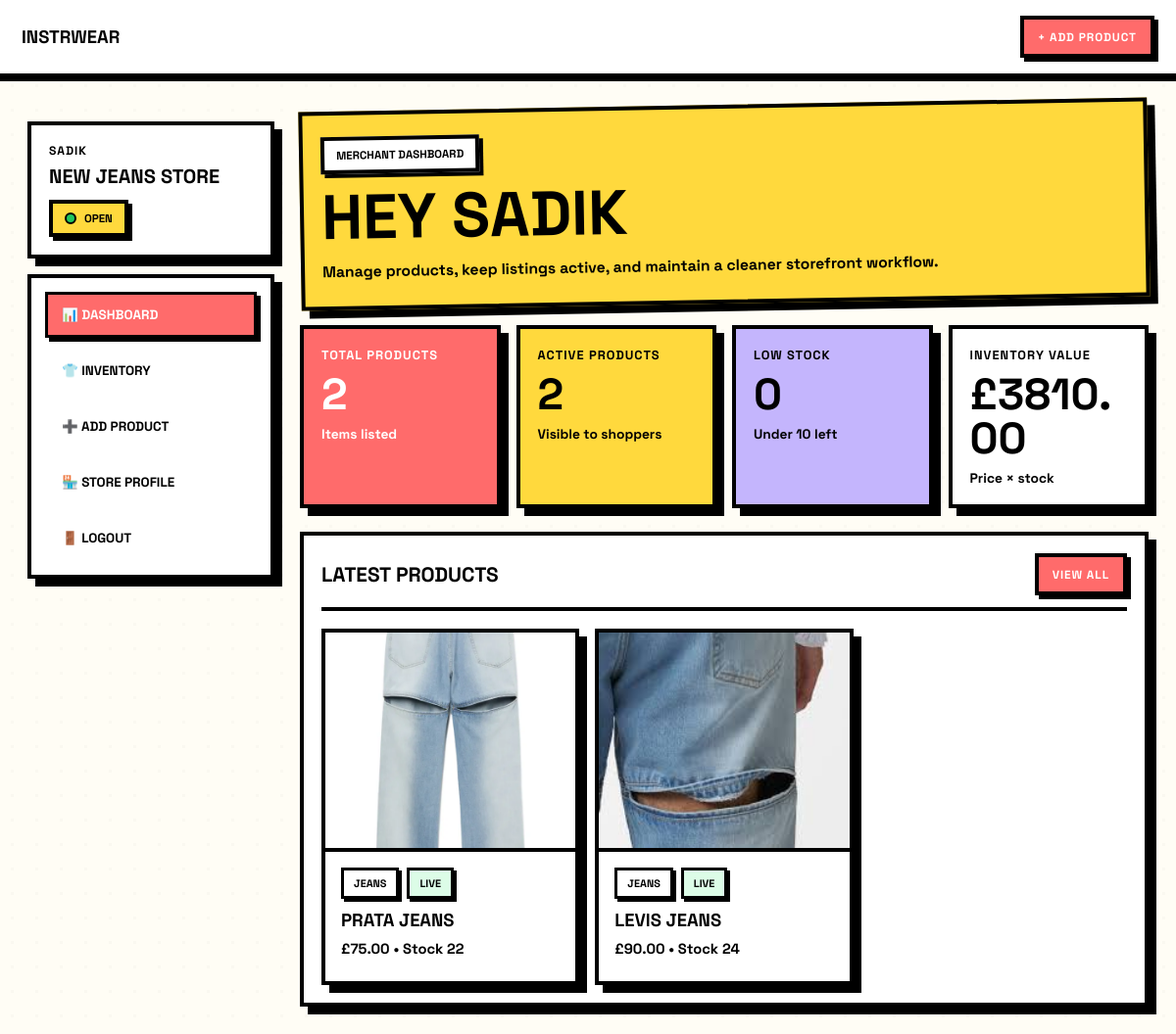
The app's page /merchant/dashboard/ (signed in) with its own data.
### accounts/models.py (models this page shows, shortened)
class CustomUser(AbstractBaseUser, PermissionsMixin):
    class Role(models.TextChoices):
        ADMIN = "admin", "Admin"
        SHOPPER = "shopper", "Shopper"
        MERCHANT = "merchant", "Merchant"
    email = models.EmailField(unique=True)
    first_name = models.CharField(max_length=120, blank=True)
    last_name = models.CharField(max_length=120, blank=True)
    role = models.CharField(
        max_length=20,
        choices=Role.choices,
        default=Role.SHOPPER
    )
    is_active = models.BooleanField(default=True)
    is_staff = models.BooleanField(default=False)
    objects = CustomUserManager()
    USERNAME_FIELD = "email"
    REQUIRED_FIELDS = []

class MerchantProfile(models.Model):
    user = models.OneToOneField(
        settings.AUTH_USER_MODEL,
        on_delete=models.CASCADE,
        related_name="merchant_profile",
    )
    business_name = models.CharField(max_length=255, blank=True)
    logo = models.ImageField(
        upload_to="merchant_logos/",
        blank=True,
        null=True
    )
    phone = models.CharField(max_length=20, blank=True)
    house = models.CharField(max_length=100, blank=True)
    street = models.CharField(max_length=255, blank=True)
    city = models.CharField(max_length=120, blank=True)
    county = models.CharField(max_length=120, blank=True)
    postcode = models.CharField(max_length=20, blank=True)
    bio = models.TextField(blank=True)

### marketplace/models.py (models this page shows, shortened)
class Product(models.Model):
    merchant = models.ForeignKey(
        settings.AUTH_USER_MODEL,
        on_delete=models.CASCADE,
        related_name="products",
    )
    category = models.ForeignKey(
        Category,
        on_delete=models.SET_NULL,
        null=True,
        blank=True,
        related_name="products",
    )
    name = models.CharField(max_length=255)
    slug = models.SlugField(max_length=280, unique=True, blank=True)
    description = models.TextField(blank=True)
    price = models.DecimalField(max_digits=10, decimal_places=2)
    stock = models.PositiveIntegerField(default=0)
    image = models.ImageField(upload_to="products/", blank=True, null=True)
    is_active = models.BooleanField(default=True)
    created_at = models.DateTimeField(auto_now_add=True)
    updated_at = models.DateTimeField(auto_now=True)

class Category(models.Model):
    name = models.CharField(max_length=100, unique=True)
    slug = models.SlugField(max_length=120, unique=True, blank=True)

### core/views.py (the view)
# urls.py: path("merchant/dashboard/", merchant_dashboard, name="merchant_dashboard"),
@login_required
def merchant_dashboard(request):
    if request.user.role != "merchant":
        messages.error(request, "Access denied.")
        return redirect("landing")
    merchant_profile, _ = MerchantProfile.objects.get_or_create(user=request.user)
    if request.method == "POST":
        form = ProductForm(request.POST, request.FILES)
        if form.is_valid():
            product = form.save(commit=False)
            product.merchant = request.user
            product.save()
            messages.success(request, f"{product.name} was added successfully.")
            return redirect("merchant_dashboard")
    else:
        form = ProductForm()
    products = Product.objects.filter(merchant=request.user).order_by("-created_at")
    total_products = products.count()
    active_products = products.filter(is_active=True).count()
    low_stock_products = products.filter(stock__lt=10).count()
    inventory_value = sum(product.price * product.stock for product in products)
    context = {
        "merchant_profile": merchant_profile,
        "form": form,
        "products": products,
        "total_products": total_products,
        "active_products": active_products,
        "low_stock_products": low_stock_products,
        "inventory_value": inventory_value,
    }
    return render(request, "merchant/dashboard.html", context)

### templates/merchant/dashboard.html (shortened to what this page needs)
{% load static %}
<!DOCTYPE html>
<html lang="en">
<head>
    <link rel="stylesheet" href="{% static 'css/merchant.css' %}">
</head>
<body class="merchant-page">
    <header class="merchant-topbar">
        <a href="{% url 'merchant_dashboard' %}" class="merchant-logo">INSTRWEAR</a>
        <a href="{% url 'merchant_add_product' %}" class="merchant-top-action">+ Add Product</a>
    </header>
    <div class="merchant-layout">
        <aside class="merchant-sidebar">
            <div class="merchant-sidebar-card">
                <div class="merchant-name">{{ request.user.first_name|default:"MERCHANT"|upper }}</div>
                <div class="merchant-store-name">{{ merchant_profile.business_name|default:"YOUR STORE"|upper }}</div>
                <div class="merchant-store-status">
                    <span class="merchant-status-dot"></span>
                    <span>Open</span>
                </div>
            </div>
            <nav class="merchant-nav">
                <a href="{% url 'merchant_dashboard' %}" class="merchant-nav-link active">📊 Dashboard</a>
                <a href="{% url 'merchant_products' %}" class="merchant-nav-link">👕 Inventory</a>
                <a href="{% url 'merchant_add_product' %}" class="merchant-nav-link">➕ Add Product</a>
                <a href="{% url 'merchant_onboarding' %}" class="merchant-nav-link">🏪 Store Profile</a>
                <a href="{% url 'logout' %}" class="merchant-nav-link">🚪 Logout</a>
            </nav>
        </aside>
        <main class="merchant-main">
            <section class="merchant-hero">
                <div class="merchant-hero-eyebrow">MERCHANT DASHBOARD</div>
                <h1 class="merchant-hero-title">HEY {{ request.user.first_name|default:"MERCHANT"|upper }}</h1>
                <p class="merchant-hero-subtitle">
                    Manage products, keep listings active, and maintain a cleaner storefront workflow.
                </p>
            </section>
            <section class="merchant-stats-grid">
                <article class="merchant-stat-card accent">
                    <div class="merchant-stat-title">Total Products</div>
                    <div class="merchant-stat-value">{{ total_products }}</div>
                    <div class="merchant-stat-note">Items listed</div>
                </article>
                <article class="merchant-stat-card secondary">
                    <div class="merchant-stat-title">Active Products</div>
                    <div class="merchant-stat-value">{{ active_products }}</div>
                    <div class="merchant-stat-note">Visible to shoppers</div>
                </article>
                <article class="merchant-stat-card muted">
                    <div class="merchant-stat-title">Low Stock</div>
                    <div class="merchant-stat-value">{{ low_stock_products }}</div>
                    <div class="merchant-stat-note">Under 10 left</div>
                </article>
                <article class="merchant-stat-card">
                    <div class="merchant-stat-title">Inventory Value</div>
                    <div class="merchant-stat-value">£{{ inventory_value }}</div>
                    <div class="merchant-stat-note">Price × stock</div>
                </article>
            </section>
            <section class="merchant-panel">
                <div class="merchant-panel-header">
                    <h2 class="merchant-panel-title">LATEST PRODUCTS</h2>
                    <a href="{% url 'merchant_products' %}" class="merchant-panel-link">View All</a>
                </div>
                {% if products %}
                    <div class="merchant-product-grid">
                        {% for product in products|slice:":6" %}
                            <article class="merchant-product-card">
                                <div class="merchant-product-image">
                                    {% if product.image %}
                                        <img src="{{ product.image.url }}" alt="{{ product.name }}">
                                    {% else %}
                                        <span>👕</span>
                                    {% endif %}
                                </div>
                                <div class="merchant-product-body">
                                    <div class="merchant-product-badges">
                                        <span class="merchant-badge">
                                            {% if product.category %}{{ product.category.name|upper }}{% else %}PRODUCT{% endif %}
                                        </span>
                                        <span class="merchant-badge {% if product.is_active %}live{% else %}muted{% endif %}">
                                            {% if product.is_active %}LIVE{% else %}HIDDEN{% endif %}
                                        </span>
                                    </div>
                                    <h3 class="merchant-product-name">{{ product.name }}</h3>
                                    <div class="merchant-product-meta">£{{ product.price }} • Stock {{ product.stock }}</div>
                                </div>
                            </article>
                        {% endfor %}
                    </div>
                {% else %}
                    <div class="merchant-empty-state">
                        <h3>No products yet</h3>
                        <p>Add your first product to start building your InstrWear store.</p>
                        <a href="{% url 'merchant_add_product' %}" class="merchant-top-action">Add First Product</a>
                    </div>
                {% endif %}
            </section>
        </main>
    </div>
</body>
</html>

### records on screen
CustomUser: user.first_name "SADIK"
MerchantProfile: business_name "NEW JEANS STORE"
Product: image (picture), category.name "JEANS", is_active "LIVE", name "PRATA JEANS", price "75.00", stock "22"
Product: image (picture), category.name "JEANS", is_active "LIVE", name "LEVIS JEANS", price "90.00", stock "24"

### other values on screen
{{ total_products }} "2"
{{ active_products }} "2"
{{ low_stock_products }} "0"
{{ inventory_value }} "3810.00"
